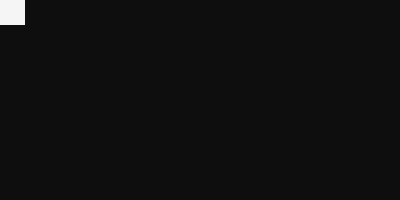
Frame 1 (no input)
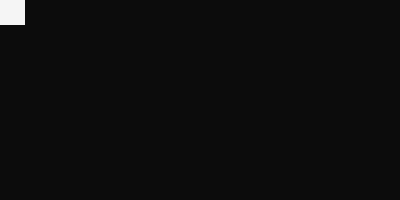
Frame 60 (the mouse pressed at the canvas centre just before this capture)
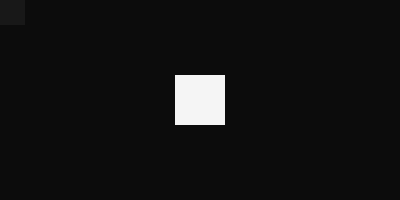
Frame 120 (the mouse held since frame 60 and released just before this capture)

The Processing sketch that drew these frames (run headless with seeded random() and noise(); from frame 60 on, the mouse is pressed at the canvas centre):

// Processing sketch: processing_64352
// ── processing_64352.pde

void setup()
{
  size(400,200);
  background(15);
  noStroke();
  frameRate(50);
}

void draw()
{
  rectMode(CENTER);
  fill(255);
  rect(mouseX,mouseY,50,50);
  rectMode(CORNER);
  fill(0,0,0,10);
  rect(0,0,400,200);
}
